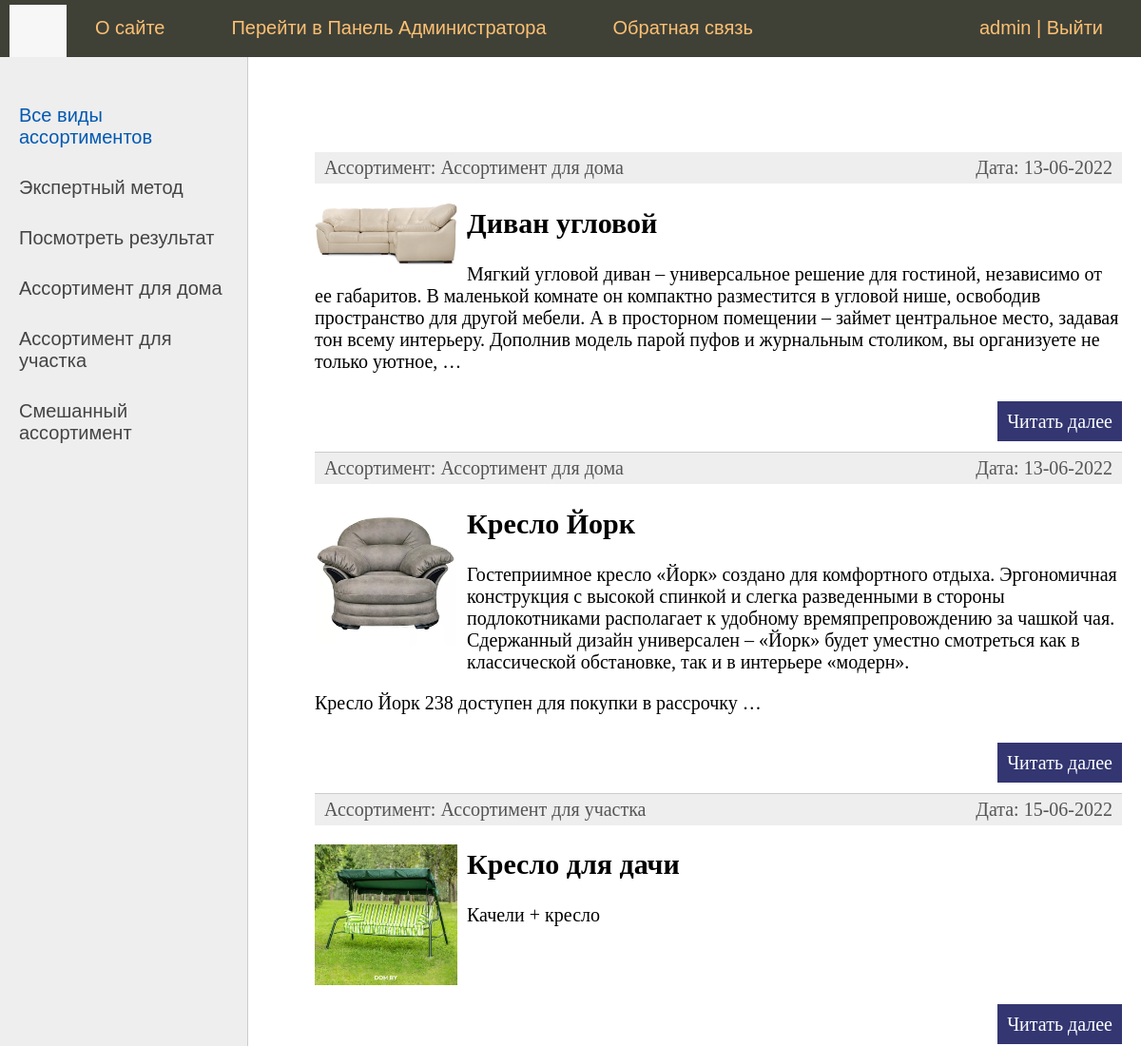
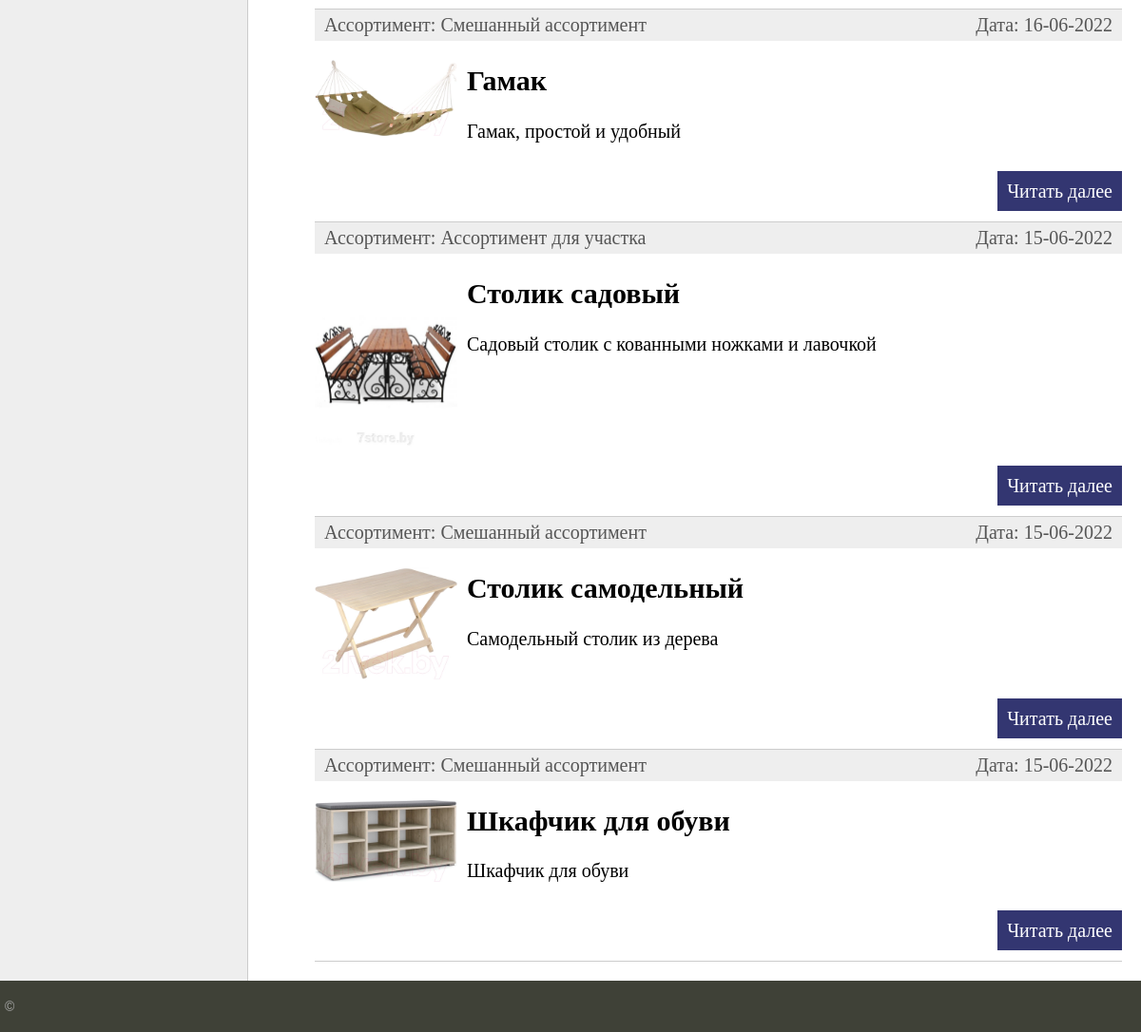
The app's page / (signed in) with its own data (2 pictures, top to bottom).
### furniture/models.py (models this page shows, shortened)
class Category(models.Model):
        name = models.CharField(max_length=100, db_index=True, verbose_name='Ассортимент')
        slug = models.SlugField(max_length=255, unique=True, db_index=True, verbose_name="URL")
        def __str__(self):
            return self.name
        def get_absolute_url(self):
            return reverse('category', kwargs={'cat_slug': self.slug})
        class Meta:
            verbose_name ='Ассортимент'
            verbose_name_plural ='Ассортименты'
            ordering=['id']

class Furniture(models.Model):
    title = models.CharField(max_length=255, verbose_name="Название")
    slug = models.SlugField(max_length=255, unique=True, db_index=True, verbose_name="URL")
    content = models.TextField(blank=True, verbose_name="Содержимое")
    photo = models.ImageField(upload_to="photos/%Y/%m/%d", verbose_name= "Фото")
    time_create = models.DateField(auto_now_add=True, verbose_name="Дата создания")
    time_update = models.DateField(auto_now=True,verbose_name="Время редактирования")
    is_published=models.BooleanField(default=True, verbose_name="Публикация")
    cat = models.ForeignKey('Category', on_delete=models.PROTECT,  verbose_name="Принадлежность к ассортименту")
    def get_absolute_url(self):
        return reverse('post', kwargs ={'post_slug': self.slug})
    class Meta:
        verbose_name = 'Мебельная фабрика'
        verbose_name_plural = 'Мебельная фабрика'
        ordering = ['time_create','title']

### furniture/views.py (the view)
# urls.py: path('', FurnitureHome.as_view(),name='home'),
class FurnitureHome(DataMixin, ListView):
    model = Furniture
    template_name = 'furniture/index.html'
    context_object_name = 'posts'
    def get_context_data(self, *, object_list=None, **kwargs):
        context = super().get_context_data(**kwargs)
        c_def = self.get_user_context(title="Главная страница")
        return dict(list(context.items()) + list(c_def.items()))
    def get_queryset(self):
        return Furniture.objects.filter(is_published=True)

### furniture/utils.py (called while the page is built)
        def get_user_context(self, **kwargs):
                context = kwargs
                cats = Category.objects.all()
                cats = Category.objects.annotate(Count('furniture'))
                user_menu = menu.copy()
                if not self.request.user.is_authenticated:
                        user_menu.pop(1)
                context['menu'] = menu
                context['cats'] = cats
                if 'cat_selected' not in context:
                        context['cat_selected'] = 0
                return context

### furniture/templates/furniture/index.html (shortened to what this page needs)
{% extends 'Furniture/base.html' %}
{% block content %}
<ul class="list-articles">
	{% for p in object_list %}
			<li><div class="article-panel">
	<p class="first">Ассортимент: {{p.cat}}</p>
	<p class="last">Дата: {{p.time_update|date:"d-m-Y"}}</p>
</div>
{% if p.photo %}
	<p><img class="img-article-left thumb" src="{{p.photo.url}}"></p>
{% endif %}
				<h2>{{p.title}}</h2>
	{% autoescape on %}
	{{p.content|linebreaks|truncatewords:50}}
	{% endautoescape %}
			<p class="link-read-post"><a href="{{ p.get_absolute_url }}">Читать далее</a></p>
			</li>
	{% endfor %}
</ul>
{% endblock %}

### furniture/templates/furniture/base.html (shortened to what this page needs)
{% load static %}
{% load furniture_tags %}
<!DOCTYPE html>
<html>
<head>
	<link type="text/css" href="{% static 'Furniture/css/style.css' %}" rel="stylesheet" />
</head>
<body>
<table class="table-page" border=0 cellpadding="0" cellspacing="0">
<tr><td valign=top>
{% block mainmenu %}
		<div class="header">
			<ul id="mainmenu" class="mainmenu">
			<li class="logo"><a href="{% url 'home' %}"><div class="logo"></div></a></li>
{% for m in menu %}
			<li><a href="{% url m.url_name %}">{{m.title}}</a></li>
{% endfor %}
				{% if request.user.is_authenticated %}
				<li class="last"> {{user.username}} | <a href="{% url 'logout' %}">Выйти</a></li>
				{% else %}
				<li class="last"><a href="{% url 'register' %}">Регистрация</a> | <a href="{% url 'login' %}">Войти</a></li>
				{% endif %}
			</ul>
		</div>
{% endblock mainmenu %}
<table class="table-content" border=0 cellpadding="0" cellspacing="0">
<tr>
	<td valign="top" class="left-chapters">
	<ul id="leftchapters">
{% if cat_selected == 0 %}
		<li class="selected">Все виды ассортиментов</li>
{% else %}
		<li><a href="{% url 'home' %}">Все виды ассортиментов</a></li>
{% endif %}
<li><a href="{% url 'grade' %}">Экспертный метод</a></li> <li><a href="{% url 'mass' %}">Посмотреть результат</a></li>
{% for c in cats %}
{% if c.furniture__count > 0 %}
	{% if c.pk == cat_selected %}
		<li class="selected">{{c.name}}</li>
	{% else %}
		<li><a href="{{ c.get_absolute_url }}">{{c.name}}</a></li>
	{% endif %}
{% endif %}
{% endfor %}
	</ul>
</td>
<td valign="top" class="content">
	<div class="content-text">
{% block content %}
{% endblock %}
	</div>
</td></tr></table>
</td></tr>
<tr><td valign=top>
	<div id="footer">
		<p>&copy</p>
	</div>
</td></tr></table>
</body>
</html>

### furniture/static/Furniture/css/style.css (style rules this page uses)
html, body { font-family: 'Arial'; margin: 0; padding: 0; height: 100%; width: 100%; color: #444; }
a { color: #0059b2; text-decoration: none; }
img { max-width: 600px; height: auto; }
img.img-article-left { max-width: 300px; height: auto; float: left; padding: 0 10px 10px 0; }
img.img-article-left.thumb { max-width: 150px; height: auto; }
p.link-read-post { text-align: right; }
p.link-read-post a { padding: 10px; min-width: 100px; background: #333671; color: #fff; text-decoration: none; }
div.article-panel { background: #eee; padding: 5px 10px 5px 10px; box-sizing: border-box; overflow: hidden; color: #555; }
div.article-panel p.first { margin: 0; float: left; }
div.article-panel p.last { margin: 0; float: right; }
ul.list-articles { list-style: none; margin: 0; padding: 0; }
ul.list-articles li { border-bottom: 1px solid #ccc; }
.table-page { width: 100%; height: 100%; vertical-align: top; }
.table-page tr { height: 100%; }
.header { background: #3F4137; height: 60px; }
.logo { background: url('../images/logo.png') no-repeat 10px 5px; width: 70px; height: 60px; }
ul.mainmenu { list-style: none; margin: 0; padding: 0; height: 60px; color: #fdc073; font-size: 20px; overflow: hidden; }
ul.mainmenu li { float: left; margin: 18px 40px 0 30px; }
ul.mainmenu li.logo { margin: 0; }
ul.mainmenu li.last { float: right; }
ul.mainmenu li a { color: #fdc073; text-decoration: none; }
.table-content { width: 100%; min-height: 100%; height: 100%; }
.left-chapters { margin: 0; background: #eee; border-right: 1px solid #ccc; min-height: 100%; }
.left-chapters ul { width: 230px; min-height: 100%; margin: 0; padding: 20px 10px 10px 20px; list-style: none; font-size: 20px; }
.left-chapters ul li { margin: 30px 0 0 0; color: #999; }
.left-chapters ul li.selected { color: #0059b2; }
.left-chapters ul li a { color: #444; text-decoration: none; }
.content { padding: 40px 20px 20px 40px; width: 100%; box-sizing: border-box; }
.content-text { margin: 60px 0 0 30px; color: #000; font-size: 20px; font-family: Yandex Sans Display Light; }
#footer { box-sizing: border-box; background: #3F4137; padding: 5px; color: #aaa; font-size: 14px; font-family: Verdana, Geneva, Arial, Helvetica; text-align: left; overflow: hidden; }

### records on screen
Category: name "Ассортимент для дома"
Category: name "Ассортимент для участка"
Category: name "Смешанный ассортимент"
Furniture: cat "Ассортимент для дома", time_update "13-06-2022", photo (picture), title "Диван угловой", content "Мягкий угловой диван – универсальное решение для гостиной, независимо от ее габаритов. В маленькой комнате он компактно разместится в угловой нише, освободив пространство для другой мебели. А в просторном помещении – займет центральное место, задавая тон всему интерьеру. Дополнив модель парой пуфов и журнальным столиком, вы организуете не только уютное, …"
Furniture: cat "Ассортимент для дома", time_update "13-06-2022", photo (picture), title "Кресло Йорк", content "Гостеприимное кресло «Йорк» создано для комфортного отдыха. Эргономичная конструкция с высокой спинкой и слегка разведенными в стороны подлокотниками располагает к удобному времяпрепровождению за чашкой чая. Сдержанный дизайн универсален – «Йорк» будет уместно смотреться как в классической обстановке, так и в интерьере «модерн». Кресло Йорк 238 доступен для покупки в рассрочку …"
Furniture: cat "Ассортимент для участка", time_update "15-06-2022", photo (picture), title "Кресло для дачи", content "Качели + кресло"
Furniture: cat "Смешанный ассортимент", time_update "16-06-2022", photo (picture), title "Гамак", content "Гамак, простой и удобный"
Furniture: cat "Ассортимент для участка", time_update "15-06-2022", photo (picture), title "Столик садовый", content "Садовый столик с кованными ножками и лавочкой"
Furniture: cat "Смешанный ассортимент", time_update "15-06-2022", photo (picture), title "Столик самодельный", content "Самодельный столик из дерева"
Furniture: cat "Смешанный ассортимент", time_update "15-06-2022", photo (picture), title "Шкафчик для обуви", content "Шкафчик для обуви"

### other values on screen
{{ m.title }} "О сайте" "Перейти в Панель Администратора" "Обратная связь"
{{ user.username }} "admin"
